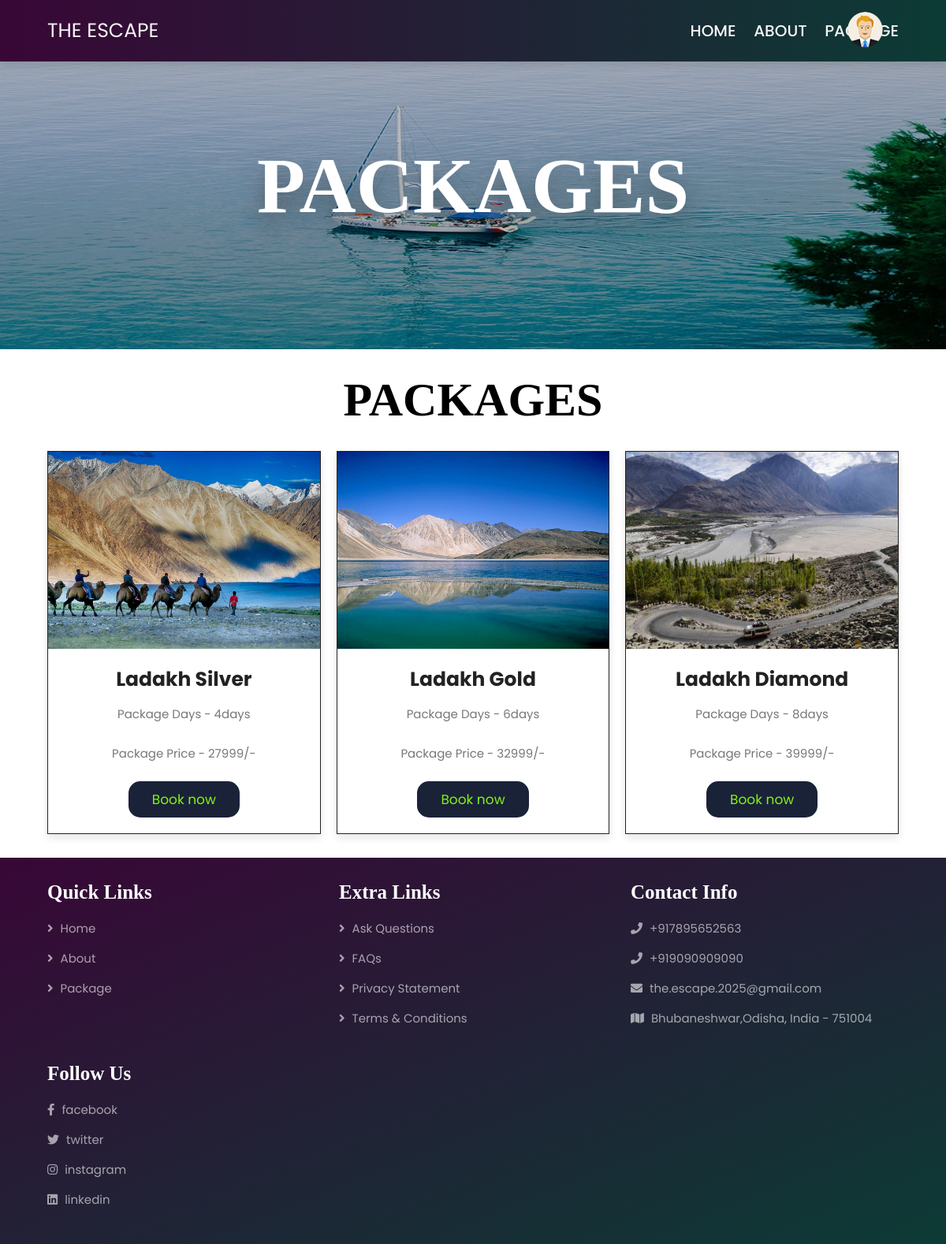
The app's page /pkg.php?place_id=1 (signed in) with its own data.
### tables this page shows
CREATE TABLE `package_details` (
  `Pkg_id` int(15) NOT NULL,
  `Place_id` int(15) NOT NULL,
  `Pkg_Name` varchar(256) NOT NULL,
  `Pkg_Price` int(10) NOT NULL,
  `Details` varchar(256) NOT NULL,
  `P_Photo` varchar(8000) NOT NULL,
  `P_Photo1` varchar(50) NOT NULL,
  `P_Photo2` varchar(50) NOT NULL,
  `P_Photo3` varchar(50) NOT NULL,
  `P_days` int(10) NOT NULL,
  `Status` int(15) NOT NULL
);

### Pkg.php (the view, shortened to what this page needs)
<?php
   include('Conn.php');
?>
<!DOCTYPE html>
<html lang="en">
<head>
   <link rel="stylesheet" href="https://unpkg.com/swiper@7/swiper-bundle.min.css" />
   <link rel="stylesheet" href="https://cdnjs.cloudflare.com/ajax/libs/font-awesome/5.15.4/css/all.min.css">
   <link rel="stylesheet" href="css/style.css">
</head>
<body>
   <?php include('Header(Login).php'); ?>
   <div class="heading" style="background:url(images/header-bg-5.jpg) no-repeat">
      <h1 style="font-family: 'Times New Roman', Times, serif;">packages</h1>
   </div>
   <section class="packages">
      <h1 class="heading-title" style="font-family: 'Times New Roman', Times, serif;">PACKAGES</h1>
      <div class="box-container">
         <?php
            $s="select * from package_details where place_id='" .$_GET["place_id"] . "'";
            $result=mysqli_query($conn,$s);
            while($data=mysqli_fetch_array($result))
            {
               echo "<div class='box'>
                  <div class='image'>
                     <img src='Admin/pkgimg/$data[5]' alt=''>
                  </div>
                  <div class='content'>
                     <h3>$data[2]</h3>
                     <p>Package Days - $data[9]days</p>
                     <p>Package Price - $data[3]/-</p>
                     <a href='Pkgdetails.php?pkg_id=$data[0]' class='btn' style='border-radius:15px'>Book now</a>
                  </div>
               </div>";
            }
         ?>
      </div>
   </section>
   <?php include('Footer(Login).php'); ?>
</body>
</html>

### css/style.css (style rules this page uses)
:root { --main-color: linear-gradient(to right, #380736, #0c3b35); --black: #222; --white: #fff; --light-black: #777; --light-white: #fff9; --dark-bg: rgba(0, 0, 0, .7); --light-bg: #eee; --border: .1rem solid var(--black); --box-shadow: 0 .5rem 1rem rgba(0, 0, 0, .1); --text-shadow: 0 1.5rem 3rem rgba(0, 0, 0, .3); }
* { font-family: 'Poppins', sans-serif; margin: 0; padding: 0; box-sizing: border-box; outline: none; border: none; text-decoration: none; text-transform: none; }
html { font-size: 62.5%; overflow-x: hidden; }
section { padding: 5rem 10%; }
.heading { background-size: cover !important; background-position: center !important; padding-top: 10rem; padding-bottom: 15rem; display: flex; align-items: center; justify-content: center; }
.heading h1 { font-size: 10rem; text-transform: uppercase; color: var(--white); text-shadow: var(--text-shadow); }
.btn { display: inline-block; background: #1A2238; margin-top: 1rem; color: #83f214; font-size: 1.7rem; padding: 1rem 3rem; cursor: pointer; border-radius: 15px }
.heading-title { text-align: center; margin-bottom: 3rem; font-size: 6rem; text-transform: uppercase; color: black; }
.packages .box-container { display: grid; grid-template-columns: repeat(auto-fit, minmax(30rem, 1fr)); gap: 2rem; }
.packages .box-container .box { border: var(--border); box-shadow: var(--box-shadow); background: var(--white); display: none; }
.packages .box-container .box:nth-child(1), .packages .box-container .box:nth-child(2), .packages .box-container .box:nth-child(3), .packages .box-container .box:nth-child(4), .packages .box-container .box:nth-child(5), .packages .box-container .box:nth-child(6) { display: inline-block; }
.packages .box-container .box .image { height: 25rem; overflow: hidden; }
.packages .box-container .box .image img { height: 100%; width: 100%; object-fit: cover; transition: .2s linear; }
.packages .box-container .box .content { padding: 2rem; text-align: center; }
.packages .box-container .box .content h3 { font-size: 2.5rem; color: var(--black); }
.packages .box-container .box .content p { font-size: 1.5rem; color: var(--light-black); line-height: 2; padding: 1rem 0; }
@media (max-width:1200px) { section { padding: 3rem 5%; } }

### records on screen
package_details: P_Photo (picture), Pkg_Name "Ladakh Silver", P_days "4", Pkg_Price "27999"
package_details: P_Photo (picture), Pkg_Name "Ladakh Gold", P_days "6", Pkg_Price "32999"
package_details: P_Photo (picture), Pkg_Name "Ladakh Diamond", P_days "8", Pkg_Price "39999"
